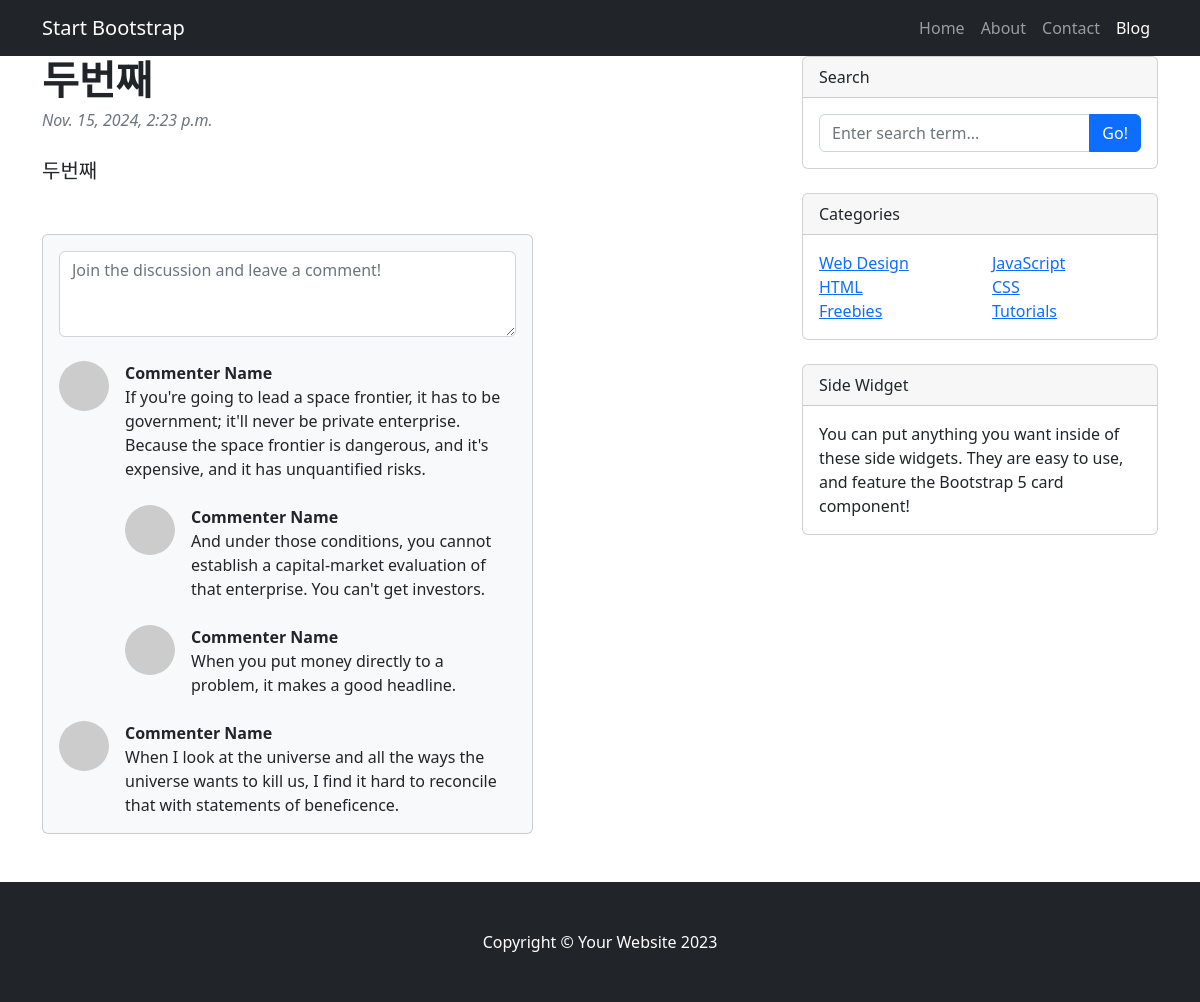
The app's page /blog/2/ with its own data.
### blog/models.py (models this page shows, shortened)
class Post(models.Model):
    title = models.CharField(max_length=30)
    hook_text = models.CharField(max_length=100, blank=True)
    content = models.TextField()
    head_image = models.ImageField(upload_to='blog/images/%Y/%m/%d/', blank=True)
    file_upload = models.FileField(upload_to='blog/files/%Y/%m/%d/', blank=True)
    created_at = models.DateTimeField(auto_now_add=True)
    updated_at = models.DateTimeField(auto_now=True)

### blog/views.py (the view)
# urls.py: path('<int:pk>/', views.PostDetail.as_view()),
class PostDetail(DetailView):
    model = Post

### blog/templates/blog/post_detail.html (shortened to what this page needs)
{% extends 'blog/base.html' %}
{% block content %}
                <div class="col-lg-8">
                    <article>
                            <h1 class="fw-bolder mb-1">{{ post.title }}</h1>
                            <div class="text-muted fst-italic mb-2">{{ post.updated_at }}</div>
                        <figure class="mt-4 mb-4">
                        <section class="mb-5">
                            <p class="fs-5 mb-4">{{ post.content }}</p>
                        </section>
                    </article>
                    <section class="mb-5">
                        <div class="card bg-light">
                            <div class="card-body">
                                <form class="mb-4"><textarea class="form-control" rows="3" placeholder="Join the discussion and leave a comment!"></textarea></form>
                                <div class="d-flex mb-4">
                                    <div class="flex-shrink-0"><img class="rounded-circle" src="https://dummyimage.com/50x50/ced4da/6c757d.jpg" alt="..." /></div>
                                    <div class="ms-3">
                                        <div class="fw-bold">Commenter Name</div>
                                        If you're going to lead a space frontier, it has to be government; it'll never be private enterprise. Because the space frontier is dangerous, and it's expensive, and it has unquantified risks.
                                        <div class="d-flex mt-4">
                                            <div class="flex-shrink-0"><img class="rounded-circle" src="https://dummyimage.com/50x50/ced4da/6c757d.jpg" alt="..." /></div>
                                            <div class="ms-3">
                                                <div class="fw-bold">Commenter Name</div>
                                                And under those conditions, you cannot establish a capital-market evaluation of that enterprise. You can't get investors.
                                            </div>
                                        </div>
                                        <div class="d-flex mt-4">
                                            <div class="flex-shrink-0"><img class="rounded-circle" src="https://dummyimage.com/50x50/ced4da/6c757d.jpg" alt="..." /></div>
                                            <div class="ms-3">
                                                <div class="fw-bold">Commenter Name</div>
                                                When you put money directly to a problem, it makes a good headline.
                                            </div>
                                        </div>
                                    </div>
                                </div>
                                <div class="d-flex">
                                    <div class="flex-shrink-0"><img class="rounded-circle" src="https://dummyimage.com/50x50/ced4da/6c757d.jpg" alt="..." /></div>
                                    <div class="ms-3">
                                        <div class="fw-bold">Commenter Name</div>
                                        When I look at the universe and all the ways the universe wants to kill us, I find it hard to reconcile that with statements of beneficence.
                                    </div>
                                </div>
                            </div>
                        </div>
                    </section>
                </div>
{% endblock %}

### records on screen
Post: title "두번째", updated_at "Nov. 15, 2024, 2:23 p.m.", content "두번째"
